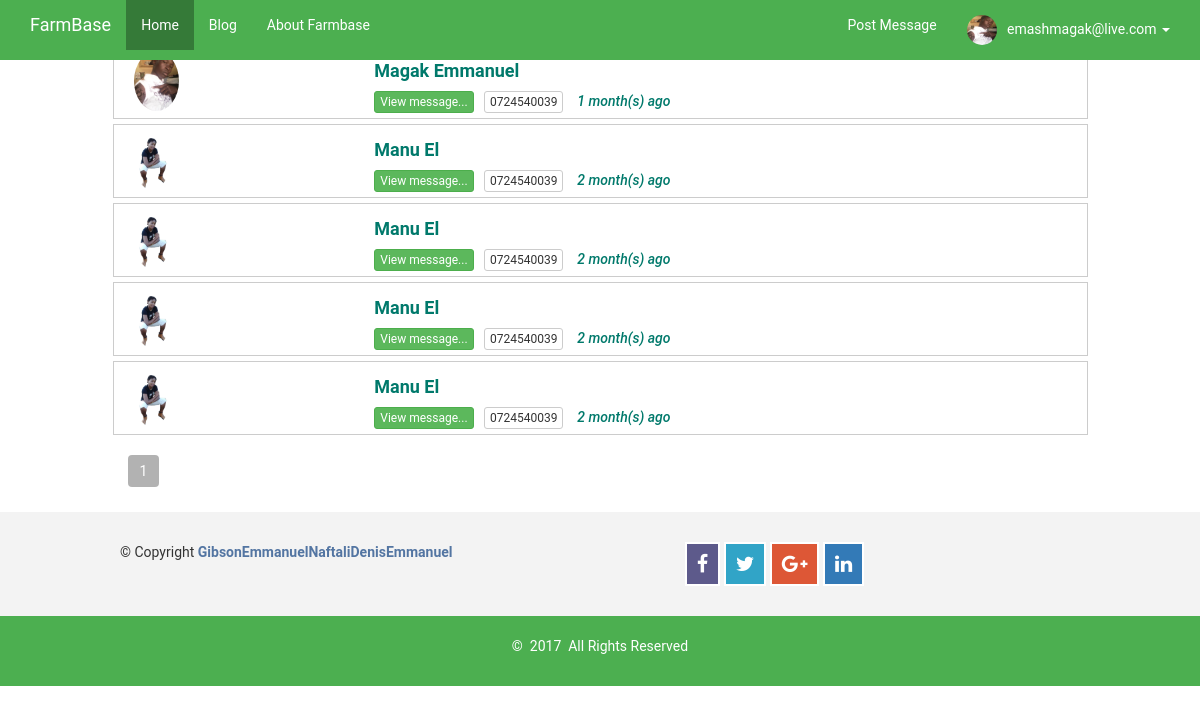
/consultant_inbox.php (signed in), run on the app's committed database.
### tables this page shows
CREATE TABLE `tbl_consultants` (
  `ID` int(11) NOT NULL,
  `name` varchar(100) NOT NULL,
  `email` varchar(100) NOT NULL,
  `phone` varchar(100) NOT NULL,
  `photo` varchar(100) NOT NULL,
  `pass` varchar(500) NOT NULL,
  `timer` timestamp NOT NULL DEFAULT CURRENT_TIMESTAMP ON UPDATE CURRENT_TIMESTAMP
);

CREATE TABLE `sent_messages_cons` (
  `ID` int(11) NOT NULL,
  `name` varchar(100) NOT NULL,
  `senderEmail` varchar(100) NOT NULL,
  `phone` varchar(100) NOT NULL,
  `message` longtext NOT NULL,
  `postID` varchar(100) NOT NULL,
  `receiverEmail` varchar(100) NOT NULL,
  `cartegory` varchar(100) NOT NULL,
  `status` varchar(10) NOT NULL,
  `timer` timestamp NOT NULL DEFAULT CURRENT_TIMESTAMP ON UPDATE CURRENT_TIMESTAMP
);

CREATE TABLE `tbl_farmers` (
  `ID` int(11) NOT NULL,
  `name` varchar(100) NOT NULL,
  `email` varchar(100) NOT NULL,
  `phone` varchar(100) NOT NULL,
  `photo` varchar(100) NOT NULL,
  `pass` varchar(500) NOT NULL,
  `hidden` varchar(5) NOT NULL,
  `timer` timestamp NOT NULL DEFAULT CURRENT_TIMESTAMP ON UPDATE CURRENT_TIMESTAMP
);

### consultants/class.consultant.php (called while the page is built, shortened)
<?php
class CONSULTANT
{
	private $conn;
	public function __construct()
	{
		$database = new Database();
		$db = $database->dbConnection();
		$this->conn = $db;
    }
	public function runQuery($sql)
	{
		$stmt = $this->conn->prepare($sql);
		return $stmt;
	}
	public function is_logged_in()
	{
		if(isset($_SESSION['consultantSession']))
		{
			return true;
		}
	}
}

### class.message_cons.php (the view, shortened to what this page needs)
<?php
class paginate
{
	function __construct()
	{
		$database = new Database();
		$db = $database->dbConnection();
		$this->conn = $db;
	}
	public function dataview($query)
	{
		$stmt = $this->conn->prepare($query);
		$stmt->execute();
		if($stmt->rowCount()>0)
		{
			while($row=$stmt->fetch(PDO::FETCH_ASSOC))
			{
				?>
			 <a href="consultant_inbox_view.php?message=<?php echo $row['ID']; ?>">
              <div class="col-md-10 col-md-offset-1  col-xs-12 col-sm-12 row-eq-height __card"  id="mauni">
                <div class="col-md-3 col-sm-3 col-xs-3">
               <?php
                            $stmt1 = $this->conn->prepare("SELECT * FROM tbl_consultants WHERE name=:email_id AND photo!=''");
                            $stmt1->execute(array(":email_id"=>$row['name']));
                            if ($stmt1->rowCount() > 0) {
                                $rower = $stmt1->fetch(PDO::FETCH_ASSOC);?>
                                <span class="photo"><img class=" img-circle" alt="avatar" src="consultants/consult_images/<?php echo $rower['photo']; ?>" height="60px"></span>
                       <?php     } else {
                            $stmt1 = $stmt1 = $this->conn->prepare("SELECT * FROM tbl_farmers WHERE name=:email_id AND photo!=''");
                            $stmt1->execute(array(":email_id"=>$row['name']));
                            if ($stmt1->rowCount() > 0) {
                                $rower = $stmt1->fetch(PDO::FETCH_ASSOC);?>
                                <span class="photo"><img class=" img-circle" alt="avatar" src="farmer_images/<?php echo $rower['photo']; ?>" height="60px"></span>
                      <?php } else { ?>
                                <span class="photo"><img class=" img-circle" alt="avatar" src="img/user.png" height="60px"></span>
                      <?php }
                        } ?>
               	</div>
                <div class="col-md-9 col-sm-9 col-xs-9">
	                <a href="consultant_inbox_view.php?message=<?php echo $row['ID']; ?>"><h4 class="itemed h4"><b><?php echo $row['name']; ?></b></h4></a>
					  <a href="consultant_inbox_view.php?message=<?php echo $row['ID']; ?>"><button class="btn btn-success btn-xs" type="submit" name="btn-more" value="<?php echo $row['ID']; ?>">View message...</button></a>&nbsp;&nbsp;
	                   <span  class="priced btn btn-default btn-xs"> <?php echo $row['phone']; ?></span>&nbsp;&nbsp;&nbsp;
	                    <span class="itemed h5 " style="font-style: italic;"><?php
	                    			$timed = $row['timer'];
								   $timestamp = strtotime($timed);
								   $strTime = array("second", "minute", "hour", "day", "month", "year");
								   $length = array("60","60","24","30","12","10");
								   $currentTime = time();
								   if($currentTime >= $timestamp) {
										$diff     = time()- $timestamp;
										for($i = 0; $diff >= $length[$i] && $i < count($length)-1; $i++) {
										$diff = $diff / $length[$i];
										}
										$diff = round($diff);
										echo $diff . " " . $strTime[$i] . "(s) ago ";
								   } ?></span>
               </div><br>
            </div>
            </a>
                <?php
			}
		}
		else
		{
			?>
            <tr>
            <td>Nothing here...</td>
            </tr>
            <?php
		}
	}
	public function paginglink($query,$records_per_page)
	{
		$self = $_SERVER['PHP_SELF'];
		$stmt = $this->conn->prepare($query);
		$stmt->execute();
		$total_no_of_records = $stmt->rowCount();
		if($total_no_of_records > 0)
		{
			?><tr><td colspan="3"><?php
			$total_no_of_pages=ceil($total_no_of_records/$records_per_page);
			$current_page=1;
			for($i=1;$i<=$total_no_of_pages;$i++)
			{
				if($i==$current_page)
				{
					echo "<li class='active'><a href='".$self."?page_no=".$i."'>".$i."</a></li>";
				}
				else
				{
					echo "<li><a  href='".$self."?page_no=".$i."'>".$i."</a>&nbsp;&nbsp;</li>";
				}
			}
			?></td></tr><?php
		}
	}
}

### consultant_inbox.php (shortened to what this page needs)
<?php
require_once 'consultants/class.consultant.php';
$farmer_home_post = new Database();
if($farmer_home_post->dbConnection())
	{
		include_once 'class.message_cons.php';
		$paginate = new paginate();
	}
	$admin_home = new CONSULTANT();
	if($admin_home->is_logged_in()){
	$stmt = $admin_home->runQuery("SELECT * FROM tbl_consultants WHERE email=:email_id");
	$stmt->execute(array(":email_id"=>$_SESSION['consultantSession']));
	$row = $stmt->fetch(PDO::FETCH_ASSOC);
}
?>
<!DOCTYPE html>
<html>
	<head>
		<link href="#SSS" rel="stylesheet" type="text/css" />
		 <link href="css/style.css" rel="stylesheet">
		<link href="css/bootstrap.min.css" rel="stylesheet" type="text/css" />
		 <link href="font/css/font-awesome.css" rel="stylesheet" />
	</head>
	<body>
	<section>
		<nav class="navbar navbar-default navbar-fixed-top">
      <div class="container">
        <div class="navbar-header">
          <a class="navbar-brand" href="index">FarmBase</a>
        </div>
        <div id="navbar" class="navbar-collapse collapse">
          <ul class="nav navbar-nav">
            <li class="active"><a href="index">Home</a></li>
            <li><a href="blog">Blog</a></li>
            <li><a href="about">About Farmbase</a></li>
          </ul>
          <ul class="nav navbar-nav navbar-right">
<?php
if($admin_home->is_logged_in() ) {
 	?>
 	 <li><a href="consultants/home"><span class="glyphicon glyphicon"></span>&nbsp;Post Message</a></li>
	 <li class="dropdown">
              <a href="#" class="dropdown-toggle" data-toggle="dropdown" role="button" aria-haspopup="true" aria-expanded="false">
              	<?php
					if(isset($pic)){
						echo $pic;
					} else { ?>
					<img class="img-circle " src="consultants/consult_images/<?php echo $row['photo']; ?>"  style=" padding:0px;"  height=50px />
				<?php
				}?>
			  <span class=""></span>&nbsp; <?php echo $row['email']; ?>&nbsp;<span class="caret"></span></a>
            </li><?php } ?>
          </ul>
        </div>
      </div>
    </nav>
   	 <div class="col-lg-2 col-lg-offset-5">
		<br style="margin: 15px;">
	</div>
    <section>
    <div class="container" id="panel_post">
		                   <?php
		                   $namer = $row['name'];
		                    $query = "SELECT * FROM sent_messages_cons WHERE receiverEmail='$namer' ORDER BY ID DESC";
		                    $records_per_page=10;
		                    $newquery = $paginate->paging($query,$records_per_page);
		                    $paginate->dataview($newquery);
		                    ?>
		                  <div class="clearfix"></div>
		                 <div class=" col-md-10 col-xs-12 col-md-offset-1">
		                 	<ul class="pagination">
		                    <?php
		                    $paginate->paginglink($query,$records_per_page);
		                    ?>
		                    </ul>
		                 </div>
        </div>
    </section>
	<?php
	include 'footer.php';
	?>
	</body>
</html>

### css/style.css (style rules this page uses)
html , body { font-family: 'Roboto', sans-serif !important; }
.navbar-fixed-top, #navbar, #myTab { background-color:#4CAF50 !important; border: none!important; }
.dropdown-toggle { background-color:#4CAF50 !important; }
ul .active a { background-color:rgba(0,0,0,0.3) !important; border: none!important; }
.nav li a, .navbar-brand { color: #fff!important; border: none!important; border-radius: 0px!important; }
.dropdown-toggle img { width: 30px!important; height: 30px!important; padding: 0px!important; }
#panel_post { width: 100%; margin-top: -20px!important; }
#mauni { padding: 5px; }
.itemed { color: #00796b!important; }
.__card { box-shadow: none !important; border:1px solid rgba(0,0,0,0.2); margin-top:5px; }
a { text-decoration: none; }
ul { list-style: none; }
.col-lg-2 { width: 100%!important; margin: 10px!important; }

### data on the page
tbl_consultants: photo (picture), email "emashmagak@live.com"
sent_messages_cons: tbl_consultants.photo (picture), name "Magak Emmanuel", $row['ID'] 5 (drawn), phone "0724540039", diff "1", i "month"
sent_messages_cons: tbl_farmers.photo (picture), name "Manu El", $row['ID'] 4 (drawn), phone "0724540039", diff "2", i "month"
sent_messages_cons: tbl_farmers.photo (picture), name "Manu El", $row['ID'] 3 (drawn), phone "0724540039", diff "2", i "month"
sent_messages_cons: tbl_farmers.photo (picture), name "Manu El", phone "0724540039", diff "2", i "month"
sent_messages_cons: tbl_farmers.photo (picture), name "Manu El", $row['ID'] 1 (drawn), phone "0724540039", diff "2", i "month"
